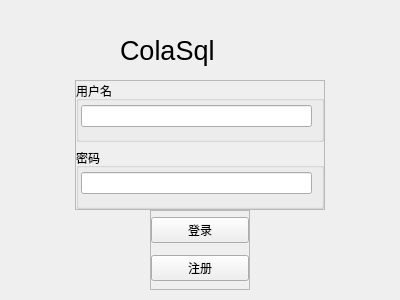
<?xml version="1.0" encoding="UTF-8"?>
<ui version="4.0">
 <class>ui_login</class>
 <widget class="QMainWindow" name="ui_login">
  <property name="geometry">
   <rect>
    <x>0</x>
    <y>0</y>
    <width>400</width>
    <height>300</height>
   </rect>
  </property>
  <property name="minimumSize">
   <size>
    <width>400</width>
    <height>300</height>
   </size>
  </property>
  <property name="maximumSize">
   <size>
    <width>400</width>
    <height>300</height>
   </size>
  </property>
  <property name="windowTitle">
   <string>MainWindow</string>
  </property>
  <widget class="QWidget" name="centralwidget">
   <widget class="QLabel" name="label">
    <property name="geometry">
     <rect>
      <x>120</x>
      <y>30</y>
      <width>151</width>
      <height>40</height>
     </rect>
    </property>
    <property name="font">
     <font>
      <pointsize>20</pointsize>
     </font>
    </property>
    <property name="text">
     <string>ColaSql</string>
    </property>
   </widget>
   <widget class="QFrame" name="frame">
    <property name="geometry">
     <rect>
      <x>75</x>
      <y>80</y>
      <width>250</width>
      <height>130</height>
     </rect>
    </property>
    <property name="frameShape">
     <enum>QFrame::StyledPanel</enum>
    </property>
    <property name="frameShadow">
     <enum>QFrame::Raised</enum>
    </property>
    <layout class="QGridLayout" name="gridLayout_3">
     <property name="leftMargin">
      <number>0</number>
     </property>
     <property name="topMargin">
      <number>0</number>
     </property>
     <property name="rightMargin">
      <number>0</number>
     </property>
     <property name="bottomMargin">
      <number>0</number>
     </property>
     <item row="0" column="0">
      <widget class="QGroupBox" name="groupBox">
       <property name="title">
        <string>用户名</string>
       </property>
       <layout class="QGridLayout" name="gridLayout">
        <property name="leftMargin">
         <number>2</number>
        </property>
        <property name="topMargin">
         <number>2</number>
        </property>
        <property name="rightMargin">
         <number>9</number>
        </property>
        <property name="bottomMargin">
         <number>9</number>
        </property>
        <property name="spacing">
         <number>2</number>
        </property>
        <item row="0" column="0">
         <widget class="QLineEdit" name="lineEdit_account"/>
        </item>
       </layout>
      </widget>
     </item>
     <item row="1" column="0">
      <widget class="QGroupBox" name="groupBox_2">
       <property name="title">
        <string>密码</string>
       </property>
       <layout class="QGridLayout" name="gridLayout_2">
        <property name="leftMargin">
         <number>2</number>
        </property>
        <property name="topMargin">
         <number>2</number>
        </property>
        <property name="spacing">
         <number>2</number>
        </property>
        <item row="0" column="0">
         <widget class="QLineEdit" name="lineEdit_password"/>
        </item>
       </layout>
      </widget>
     </item>
    </layout>
   </widget>
   <widget class="QFrame" name="frame_2">
    <property name="geometry">
     <rect>
      <x>150</x>
      <y>210</y>
      <width>100</width>
      <height>80</height>
     </rect>
    </property>
    <property name="frameShape">
     <enum>QFrame::StyledPanel</enum>
    </property>
    <property name="frameShadow">
     <enum>QFrame::Raised</enum>
    </property>
    <layout class="QVBoxLayout" name="verticalLayout">
     <property name="leftMargin">
      <number>0</number>
     </property>
     <property name="topMargin">
      <number>0</number>
     </property>
     <property name="rightMargin">
      <number>0</number>
     </property>
     <property name="bottomMargin">
      <number>0</number>
     </property>
     <item>
      <widget class="QPushButton" name="pushButton_login">
       <property name="text">
        <string>登录</string>
       </property>
      </widget>
     </item>
     <item>
      <widget class="QPushButton" name="pushButton_regist">
       <property name="text">
        <string>注册</string>
       </property>
      </widget>
     </item>
    </layout>
   </widget>
  </widget>
 </widget>
 <resources/>
 <connections/>
</ui>
